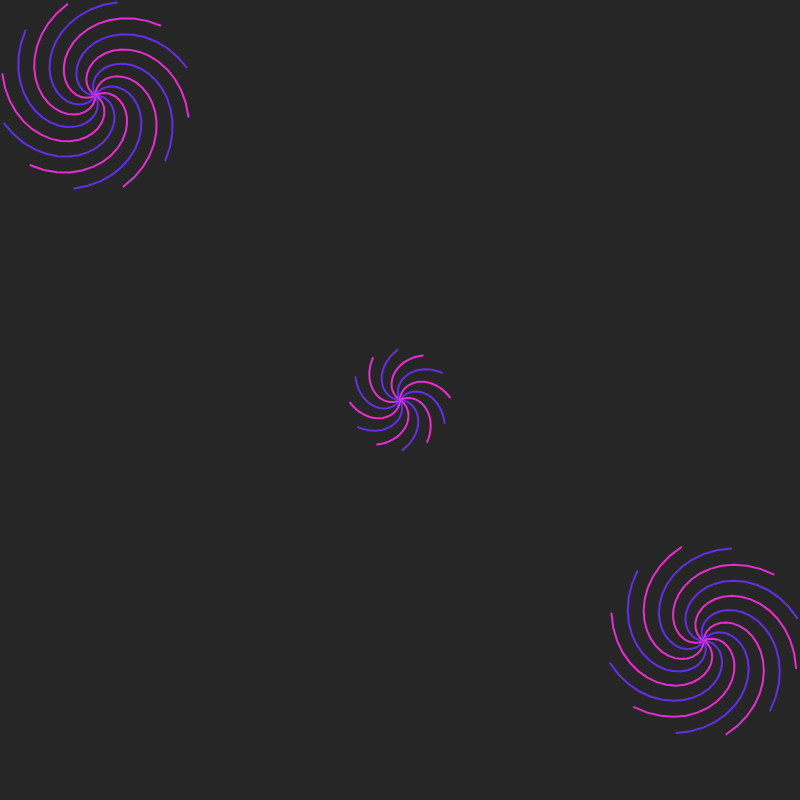
Frame 1 (no input)
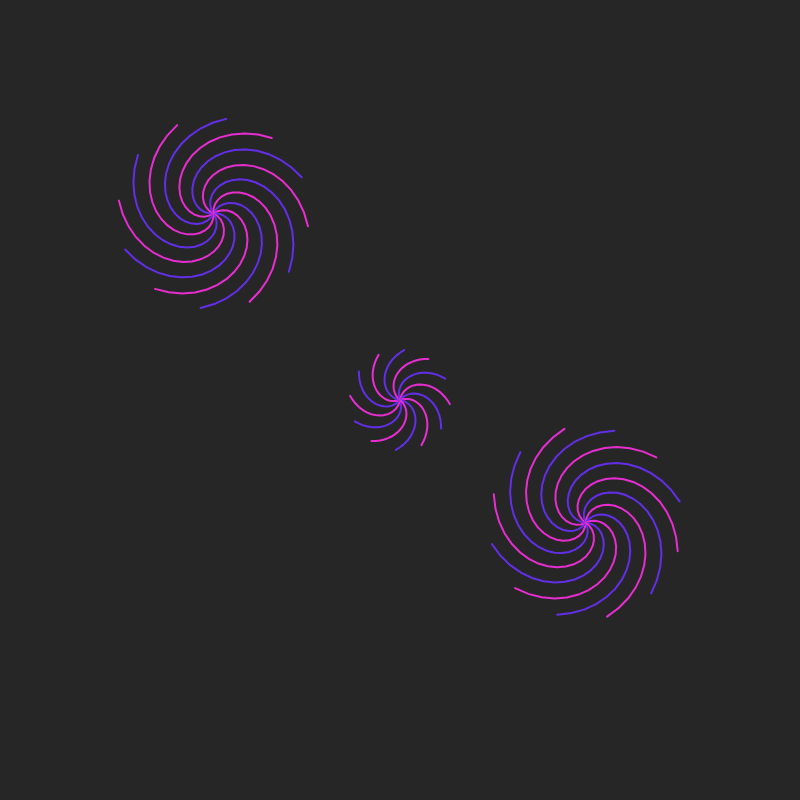
Frame 60 (no input)
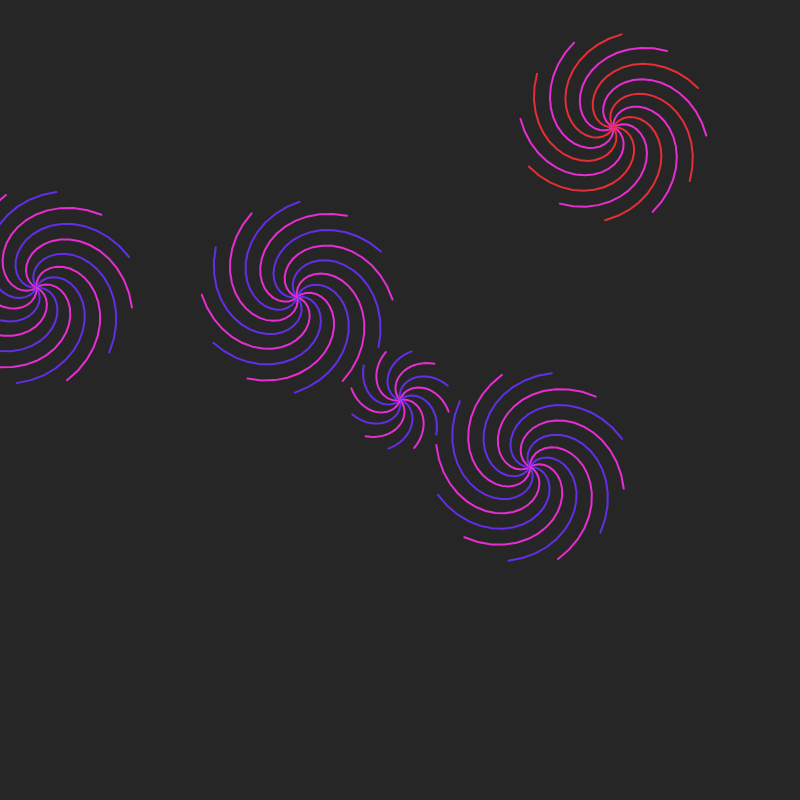
Frame 120 (the mouse pressed at the canvas centre since frame 60)

The p5.js sketch that drew these frames (run headless with seeded random() and noise() and a simulated clock; from frame 60 on, the mouse is pressed at the canvas centre):

// p5.js sketch
// ── sketch.js
let circles = [];
let baseHue;
const CANVAS_SIZE = 800;
const MIN_SIZE = 170;
const MAX_SIZE = 200;
const SPIRAL_SEGMENTS = 12;  // Reduced from 20 for better performance
const SPIRAL_STEPS = 20;     // Reduced spiral detail for performance

class Circle {
  constructor(x, y, size, isCenter = false) {
    this.x = x;
    this.y = y;
    this.size = size;
    this.radius = size / 2;
    this.rotation = 0;
    this.speed = isCenter ? 0.02 : random(0.015, 0.025);
    this.direction = isCenter ? 1 : (random() < 0.5 ? 1 : -1);
    this.moving = !isCenter;
    this.velocity = createVector(
      this.moving ? (random() < 0.5 ? -2 : 2) : 0,  // Ensure non-zero velocity
      this.moving ? (random() < 0.5 ? -2 : 2) : 0
    );
    this.hue = baseHue + (random() < 0.5 ? 0 : 50);
    
    // Pre-calculate spiral points for performance
    this.spiralPoints = this.calculateSpiralPoints();
  }

  calculateSpiralPoints() {
    let points = [];
    for (let i = 0; i < SPIRAL_SEGMENTS; i++) {
      let segmentPoints = [];
      let angle = TWO_PI * (i / SPIRAL_SEGMENTS);
      
      for (let r = 0; r <= this.radius; r += this.radius / SPIRAL_STEPS) {
        let x = r * cos(angle + (r * 0.03));
        let y = r * sin(angle + (r * 0.03));
        segmentPoints.push({x, y});
      }
      points.push(segmentPoints);
    }
    return points;
  }

  update() {
    if (this.moving) {
      this.x += this.velocity.x;
      this.y += this.velocity.y;
      
      // Bounce off canvas edges with a minimum velocity
      if (this.x - this.radius < 0) {
        this.x = this.radius;
        this.velocity.x = abs(this.velocity.x);
      } else if (this.x + this.radius > CANVAS_SIZE) {
        this.x = CANVAS_SIZE - this.radius;
        this.velocity.x = -abs(this.velocity.x);
      }
      
      if (this.y - this.radius < 0) {
        this.y = this.radius;
        this.velocity.y = abs(this.velocity.y);
      } else if (this.y + this.radius > CANVAS_SIZE) {
        this.y = CANVAS_SIZE - this.radius;
        this.velocity.y = -abs(this.velocity.y);
      }
    }
    
    this.rotation += this.speed * this.direction;
  }

  checkCollision(other) {
    if (this === other || !this.moving) return false;
    
    let d = dist(this.x, this.y, other.x, other.y);
    let minDist = this.radius + other.radius;
    
    if (d < minDist) {
      // Calculate position adjustment
      let angle = atan2(this.y - other.y, this.x - other.x);
      this.x = other.x + cos(angle) * minDist;
      this.y = other.y + sin(angle) * minDist;
      
      this.direction = -other.direction;
      this.moving = false;
      this.velocity.set(0, 0);
      return true;
    }
    return false;
  }

  draw() {
    push();
    translate(this.x, this.y);
    rotate(this.rotation);
    
    noFill();
    strokeWeight(2);
    
    // Draw pre-calculated spiral segments
    for (let i = 0; i < SPIRAL_SEGMENTS; i++) {
      stroke(i % 2 === 0 ? this.hue : (this.hue + 50) % 360, 80, 90);
      beginShape();
      for (let point of this.spiralPoints[i]) {
        vertex(point.x, point.y);
      }
      endShape();
    }
    pop();
  }
}

function setup() {
  createCanvas(CANVAS_SIZE, CANVAS_SIZE);
  colorMode(HSB, 360, 100, 100);
  baseHue = random(360);
  
  // Create center circle
  circles.push(new Circle(width/2, height/2, 100, true));
  
  // Add initial moving circles
  addNewCircle();
  addNewCircle();
}

function draw() {
  background(0, 0, 15);
  
  // Update and check collisions
  for (let circle of circles) {
    circle.update();
    for (let other of circles) {
      circle.checkCollision(other);
    }
  }
  
  // Draw all circles
  for (let circle of circles) {
    circle.draw();
  }
  
  // Add new circle if there are no moving circles and we're under the limit
  if (!circles.some(c => c.moving) && circles.length < 8) {
    addNewCircle();
  }
}

function addNewCircle() {
  let size = random(MIN_SIZE, MAX_SIZE);
  let x, y;
  let side = floor(random(4));
  
  // Ensure circles start from outside the canvas
  switch(side) {
    case 0: // Top
      x = random(CANVAS_SIZE);
      y = -size;
      break;
    case 1: // Right
      x = CANVAS_SIZE + size;
      y = random(CANVAS_SIZE);
      break;
    case 2: // Bottom
      x = random(CANVAS_SIZE);
      y = CANVAS_SIZE + size;
      break;
    case 3: // Left
      x = -size;
      y = random(CANVAS_SIZE);
      break;
  }
  
  circles.push(new Circle(x, y, size));
}

function mousePressed() {
  if (circles.length < 8) {
    addNewCircle();
  }
}
